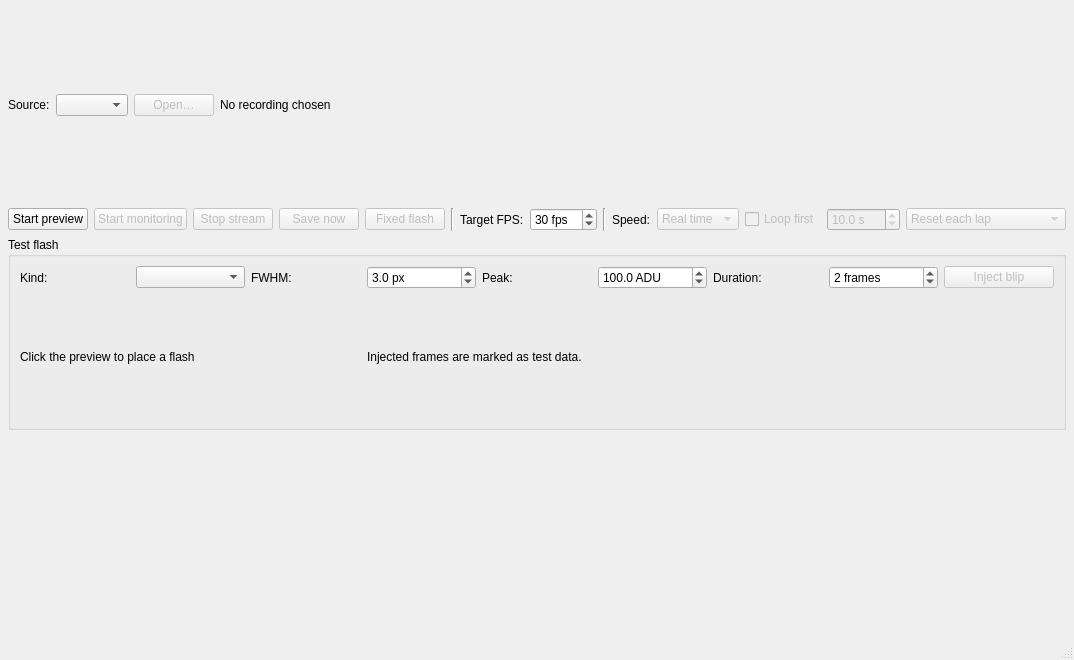
<?xml version="1.0" encoding="UTF-8"?>
<ui version="4.0">
 <class>MainWindowClass</class>
 <widget class="QMainWindow" name="MainWindowClass">
  <property name="geometry">
   <rect>
    <x>0</x>
    <y>0</y>
    <width>900</width>
    <height>660</height>
   </rect>
  </property>
  <property name="windowTitle">
   <string>SeleneWatch — Lunar Observation Monitor</string>
  </property>
  <widget class="QWidget" name="centralWidget">
   <layout class="QVBoxLayout" name="verticalLayout">
    <property name="spacing">
     <number>6</number>
    </property>
    <property name="leftMargin">
     <number>8</number>
    </property>
    <property name="topMargin">
     <number>8</number>
    </property>
    <property name="rightMargin">
     <number>8</number>
    </property>
    <property name="bottomMargin">
     <number>8</number>
    </property>
    <item>
     <layout class="QHBoxLayout" name="sourceLayout">
      <item>
       <widget class="QLabel" name="sourceLabel">
        <property name="text">
         <string>Source:</string>
        </property>
       </widget>
      </item>
      <item>
       <widget class="QComboBox" name="sourceComboBox">
        <property name="toolTip"><string>Where frames come from: a connected camera family, or a recorded SER or AVI file.</string></property>
       </widget>
      </item>
      <item>
       <widget class="QPushButton" name="openFileButton">
        <property name="toolTip"><string>Chooses the SER or AVI recording to play.</string></property>
        <property name="enabled">
         <bool>false</bool>
        </property>
        <property name="text">
         <string>Open…</string>
        </property>
       </widget>
      </item>
      <item>
       <widget class="QLabel" name="fileLabel">
        <property name="sizePolicy">
         <sizepolicy hsizetype="Expanding" vsizetype="Preferred">
          <horstretch>1</horstretch>
          <verstretch>0</verstretch>
         </sizepolicy>
        </property>
        <property name="text">
         <string>No recording chosen</string>
        </property>
       </widget>
      </item>
     </layout>
    </item>
    <item>
     <layout class="QHBoxLayout" name="controlsLayout">
      <item>
       <widget class="QPushButton" name="startButton">
        <property name="toolTip"><string>Starts the stream in Preview: frames are shown and measured, nothing is saved automatically.</string></property>
        <property name="text">
         <string>Start preview</string>
        </property>
       </widget>
      </item>
      <item>
       <widget class="QPushButton" name="monitoringButton">
        <property name="enabled"><bool>false</bool></property>
        <property name="text"><string>Start monitoring</string></property>
        <property name="toolTip"><string>Enable automatic event capture and manual Save now. Stop monitoring returns to Preview.</string></property>
       </widget>
      </item>
      <item>
       <widget class="QPushButton" name="stopButton">
        <property name="toolTip"><string>Stops the stream, Monitoring and any recording.</string></property>
        <property name="enabled">
         <bool>false</bool>
        </property>
        <property name="text">
         <string>Stop stream</string>
        </property>
       </widget>
      </item>
      <item>
       <widget class="QPushButton" name="saveNowButton">
        <property name="enabled"><bool>false</bool></property>
        <property name="text"><string>Save now</string></property>
        <property name="toolTip"><string>Keep the current history and following interval as a manual capture</string></property>
       </widget>
      </item>
      <item>
       <widget class="QPushButton" name="injectFlashButton">
        <property name="enabled">
         <bool>false</bool>
        </property>
        <property name="toolTip">
         <string>Paints the synthetic source's fixed flash for a few frames</string>
        </property>
        <property name="text">
         <string>Fixed flash</string>
        </property>
       </widget>
      </item>
      <item>
       <widget class="Line" name="line">
        <property name="orientation">
         <enum>Qt::Vertical</enum>
        </property>
       </widget>
      </item>
      <item>
       <widget class="QLabel" name="fpsLabel">
        <property name="text">
         <string>Target FPS:</string>
        </property>
       </widget>
      </item>
      <item>
       <widget class="QSpinBox" name="targetFpsSpinBox">
        <property name="toolTip">
         <string>The synthetic source's frame rate, and the rate assumed for a recording that has no frame times</string>
        </property>
        <property name="minimum">
         <number>1</number>
        </property>
        <property name="maximum">
         <number>120</number>
        </property>
        <property name="value">
         <number>30</number>
        </property>
        <property name="suffix">
         <string> fps</string>
        </property>
       </widget>
      </item>
      <item>
       <widget class="Line" name="line2">
        <property name="orientation">
         <enum>Qt::Vertical</enum>
        </property>
       </widget>
      </item>
      <item>
       <widget class="QLabel" name="speedLabel">
        <property name="text">
         <string>Speed:</string>
        </property>
       </widget>
      </item>
      <item>
       <widget class="QComboBox" name="speedComboBox">
        <property name="enabled">
         <bool>false</bool>
        </property>
        <property name="toolTip">
         <string>Real time follows the recording's own frame times. Fast runs the detector over the file without waiting.</string>
        </property>
        <item>
         <property name="text">
          <string>Real time</string>
         </property>
        </item>
        <item>
         <property name="text">
          <string>Fast</string>
         </property>
        </item>
       </widget>
      </item>
      <item>
       <widget class="QCheckBox" name="loopCheckBox">
        <property name="enabled">
         <bool>false</bool>
        </property>
        <property name="toolTip">
         <string>Repeats the first seconds of the recording using the selected loop mode.</string>
        </property>
        <property name="text">
         <string>Loop first</string>
        </property>
       </widget>
      </item>
      <item>
       <widget class="QDoubleSpinBox" name="loopSecondsSpinBox">
        <property name="toolTip"><string>How many seconds at the start of the recording are repeated.</string></property>
        <property name="enabled">
         <bool>false</bool>
        </property>
        <property name="decimals">
         <number>1</number>
        </property>
        <property name="minimum">
         <double>0.5</double>
        </property>
        <property name="maximum">
         <double>3600.0</double>
        </property>
        <property name="value">
         <double>10.0</double>
        </property>
        <property name="suffix">
         <string> s</string>
        </property>
       </widget>
      </item>
      <item>
       <widget class="QComboBox" name="loopModeComboBox">
        <property name="enabled">
         <bool>false</bool>
        </property>
        <property name="toolTip">
         <string>How each repeated lap transitions. Reset each lap restarts the detector and history at the start of every lap. Continuous (ping-pong) plays forward and backward with no jump at the ends and keeps the detector, history and auto-tune running. Continuous (wrap) jumps back to the start without resetting the detector.</string>
        </property>
        <item>
         <property name="text">
          <string>Reset each lap</string>
         </property>
        </item>
        <item>
         <property name="text">
          <string>Continuous (ping-pong)</string>
         </property>
        </item>
        <item>
         <property name="text">
          <string>Continuous (wrap)</string>
         </property>
        </item>
       </widget>
      </item>
      <item>
       <spacer name="horizontalSpacer">
        <property name="orientation">
         <enum>Qt::Horizontal</enum>
        </property>
        <property name="sizeHint" stdset="0">
         <size>
          <width>40</width>
          <height>20</height>
         </size>
        </property>
       </spacer>
      </item>
     </layout>
    </item>
    <item>
     <widget class="QGroupBox" name="blipGroupBox">
      <property name="title"><string>Test flash</string></property>
      <layout class="QGridLayout" name="blipLayout">
       <item row="0" column="0"><widget class="QLabel" name="blipKindLabel">
        <property name="text"><string>Kind:</string></property>
        <property name="buddy"><cstring>blipKindComboBox</cstring></property>
       </widget></item>
       <item row="0" column="1"><widget class="QComboBox" name="blipKindComboBox">
        <property name="toolTip"><string>Shape and motion of the injected test signal.</string></property>
       </widget></item>
       <item row="0" column="2"><widget class="QLabel" name="blipFwhmLabel">
        <property name="text"><string>FWHM:</string></property>
        <property name="buddy"><cstring>blipFwhmSpinBox</cstring></property>
       </widget></item>
       <item row="0" column="3"><widget class="QDoubleSpinBox" name="blipFwhmSpinBox">
        <property name="toolTip"><string>Full width at half maximum of the Gaussian, in original frame pixels</string></property>
        <property name="decimals"><number>1</number></property>
        <property name="minimum"><double>0.5</double></property>
        <property name="maximum"><double>1000.0</double></property>
        <property name="value"><double>3.0</double></property>
        <property name="suffix"><string> px</string></property>
       </widget></item>
       <item row="0" column="4"><widget class="QLabel" name="blipAmplitudeLabel">
        <property name="text"><string>Peak:</string></property>
        <property name="buddy"><cstring>blipAmplitudeSpinBox</cstring></property>
       </widget></item>
       <item row="0" column="5"><widget class="QDoubleSpinBox" name="blipAmplitudeSpinBox">
        <property name="toolTip"><string>Change in native sample units (ADU): 12-bit units for a 12-bit frame. Values clamp at the stream's limits.</string></property>
        <property name="decimals"><number>1</number></property>
        <property name="minimum"><double>0.1</double></property>
        <property name="maximum"><double>65535.0</double></property>
        <property name="value"><double>100.0</double></property>
        <property name="suffix"><string> ADU</string></property>
       </widget></item>
       <item row="0" column="6"><widget class="QLabel" name="blipFramesLabel">
        <property name="text"><string>Duration:</string></property>
        <property name="buddy"><cstring>blipFramesSpinBox</cstring></property>
       </widget></item>
       <item row="0" column="7"><widget class="QSpinBox" name="blipFramesSpinBox">
        <property name="toolTip"><string>Number of delivered frames to change. Later edits do not change an injection already requested.</string></property>
        <property name="minimum"><number>1</number></property>
        <property name="maximum"><number>10000</number></property>
        <property name="value"><number>2</number></property>
        <property name="suffix"><string> frames</string></property>
       </widget></item>
       <item row="0" column="8"><widget class="QPushButton" name="injectBlipButton">
        <property name="enabled"><bool>false</bool></property>
        <property name="toolTip"><string>Injects the test signal into the next frames. Small or faint signals may be visible without triggering a saved clip.</string></property>
        <property name="text"><string>Inject blip</string></property>
       </widget></item>
       <item row="1" column="0" colspan="3"><widget class="QLabel" name="blipPositionLabel">
        <property name="text"><string>Click the preview to place a flash</string></property>
       </widget></item>
       <item row="1" column="3" colspan="6"><widget class="QLabel" name="blipStatusLabel">
        <property name="wordWrap"><bool>true</bool></property>
        <property name="text"><string>Injected frames are marked as test data.</string></property>
       </widget></item>
      </layout>
     </widget>
    </item>
    <item>
     <widget class="PreviewWidget" name="previewWidget" native="true"/>
    </item>
   </layout>
  </widget>
  <widget class="QMenuBar" name="menuBar">
   <property name="geometry">
    <rect>
     <x>0</x>
     <y>0</y>
     <width>900</width>
     <height>21</height>
    </rect>
   </property>
  </widget>
  <widget class="QStatusBar" name="statusBar"/>
 </widget>
 <layoutDefault spacing="6" margin="11"/>
 <customwidgets>
  <customwidget>
   <class>PreviewWidget</class>
   <extends>QWidget</extends>
   <header>preview_widget.h</header>
   <container>1</container>
  </customwidget>
 </customwidgets>
 <resources/>
 <connections/>
</ui>
